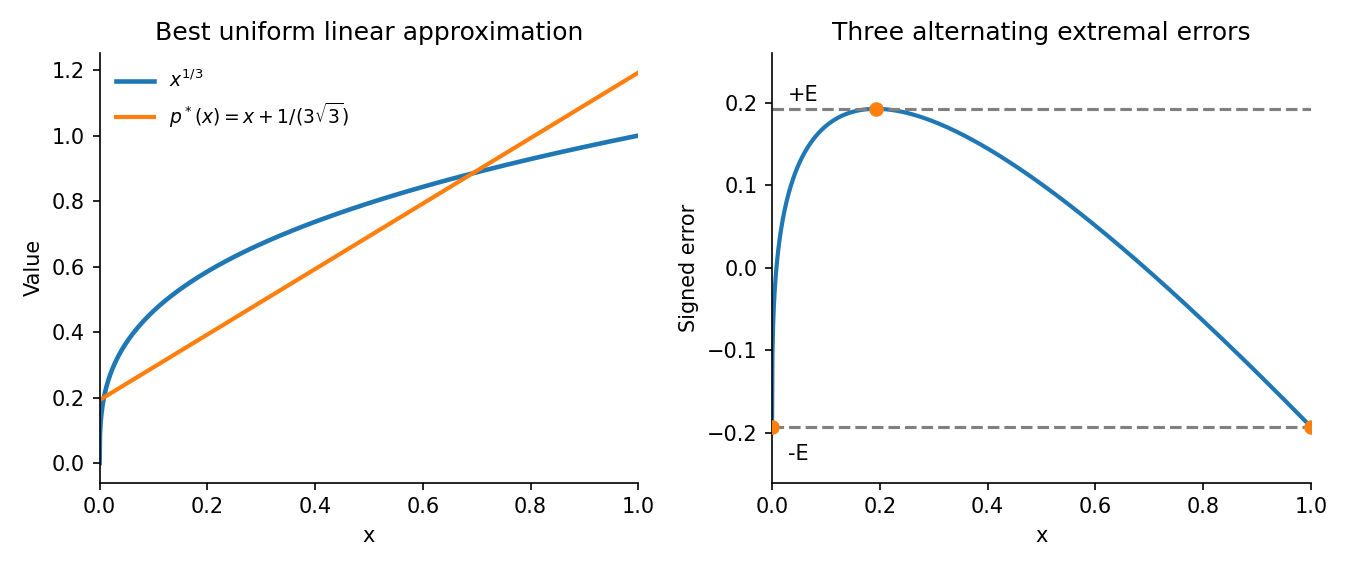

Recreate this plot in Python.
"""Python 3.14; NumPy and Matplotlib in ../pyproject.toml. Output in CWD."""
import numpy as np
import matplotlib
matplotlib.use("Agg")
import matplotlib.pyplot as plt
x=np.linspace(0,1,1500);e=1/(3*np.sqrt(3));critical=e
fig,axs=plt.subplots(1,2,figsize=(9,3.8),facecolor="white")
axs[0].plot(x,np.cbrt(x),label=r"$x^{1/3}$",lw=2.2)
axs[0].plot(x,x+e,label=r"$p^*(x)=x+1/(3\sqrt{3})$",lw=2)
axs[0].set(xlabel="x",ylabel="Value",title="Best uniform linear approximation")
axs[0].legend(frameon=False,fontsize=9)
err=np.cbrt(x)-x-e
axs[1].plot(x,err,lw=2)
axs[1].axhline(e,color=".5",ls="--");axs[1].axhline(-e,color=".5",ls="--")
axs[1].scatter([0,critical,1],[-e,e,-e],color="C1",zorder=5)
axs[1].text(.03,e+.01,"+E");axs[1].text(.03,-e-.04,"-E")
axs[1].set(xlabel="x",ylabel="Signed error",title="Three alternating extremal errors",ylim=(-.26,.26))
for ax in axs:ax.spines[["top","right"]].set_visible(False);ax.set_xlim(0,1)
fig.tight_layout();fig.savefig("2009-minimax-cube-root.png",dpi=150,facecolor="white")
